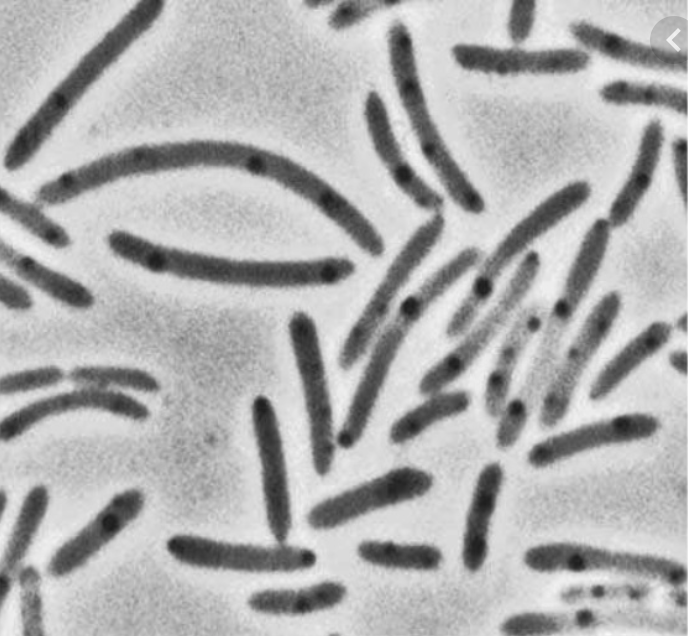
#> input picture imgs/bacteries.png, 688 x 636 px
$ jupyter execute image_processing.ipynb
#> lines starting #> are read from the running program, lines starting #| are printed output that depends on the picture; after the words box and inside, x2 and y2 are one past the last pixel; in counts of white or black regions, pixels touching at a corner belong together
[cell 1]
from scipy import ndimage
from matplotlib import pyplot as plt
import matplotlib.pyplot as plt
import numpy as np
import pandas as pd

[cell 2]
np.random.seed(42)
X=np.zeros((32,32))
X[10:-10, 10:-10]=1
X[np.random.randint(0,32,30), np.random.randint(0,32,30)]=1
plt.imshow(X)
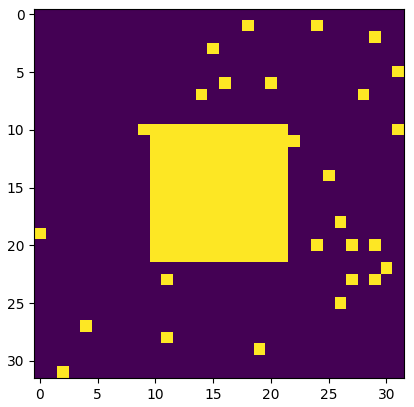
#> figure drawn by matplotlib, 1 panel

[cell 3]
open_x=ndimage.binary_opening(X)
plt.imshow(open_x)
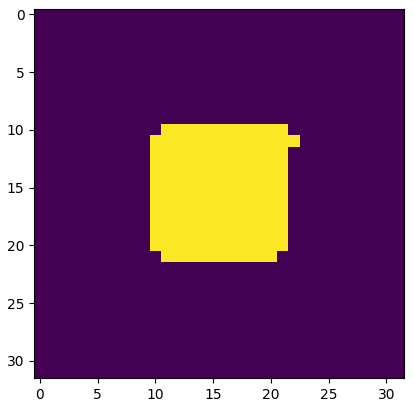
#> figure drawn by matplotlib, 1 panel

[cell 4]
import numpy as np
image=plt.imread("imgs/bacteries.png")
#> image is the input picture: shape (636, 688, 4) float32; mean R, G, B, A 0.685, 0.685, 0.685, 1
plt.imshow(image)
image.shape
#> Out = (636, 688, 4)

[cell 5]
image.shape
#> Out = (636, 688, 4)

[cell 6]
image=image[:,:,0]
#> image: shape (636, 688) float32
image.shape
#> Out = (636, 688)

[cell 7]
image2=np.copy(image)
plt.hist(image2.ravel(), bins=2**8)
plt.show()
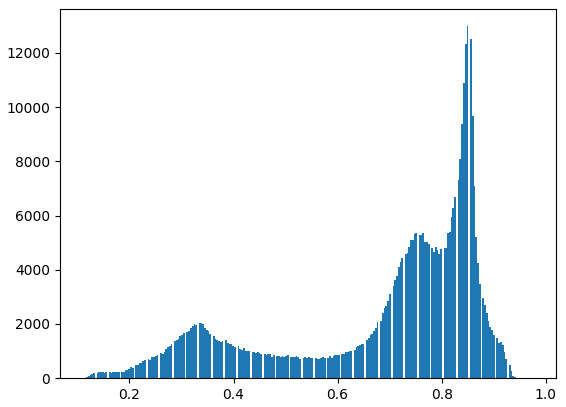
#> figure drawn by matplotlib, 1 panel; tallest bar 12987 high, from x = 0.848 to 0.851

[cell 8]
image =image<0.5
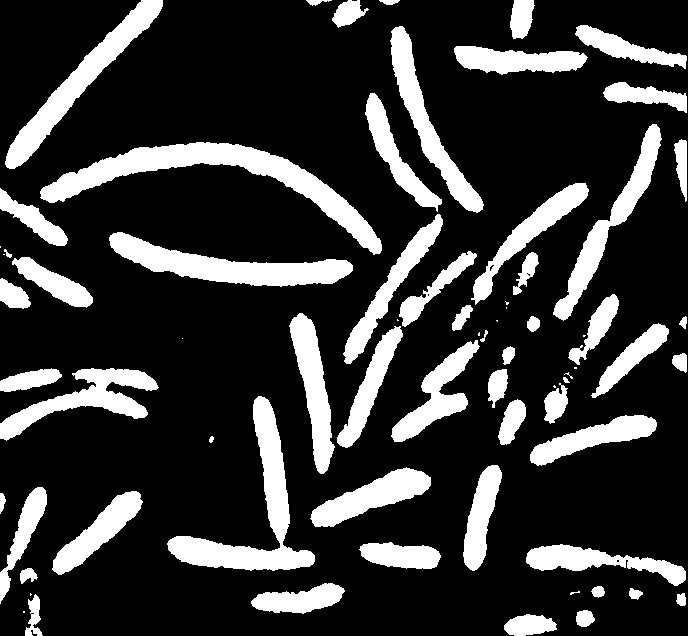
#> image: shape (636, 688) bool; 21.2% white; 72 white regions (15 under 20 px), largest, box (x1, y1, x2, y2) and area: (40, 142, 382, 255) 8118, (167, 396, 315, 571) 6139, (109, 232, 353, 287) 5482
image

[cell 9]
plt.imshow(image)

[cell 10]
open_x=ndimage.binary_opening(image)
#> open_x: shape (636, 688) bool; 21.1% white; 64 white regions (8 under 20 px), largest, box (x1, y1, x2, y2) and area: (40, 142, 382, 255) 8112, (167, 396, 315, 571) 6135, (109, 232, 353, 287) 5480
plt.imshow(open_x)

[cell 11]
label_image, n_label= ndimage.label(open_x)
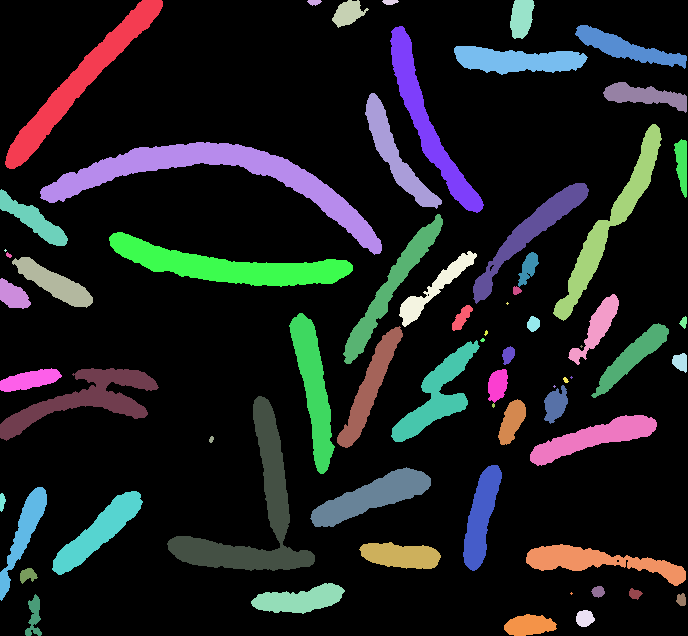
#> label_image: shape (636, 688) int32; 67 distinct labels, from 0 to 66; one colour per label, 0 black
#> n_label = 66
print(n_label)
#| 66

[cell 12]
sizes=ndimage.sum(open_x, label_image, range(n_label))
#> sizes = 66 values, max 8112 at index 13, min 0 at index 0, mean 1384.8

[cell 13]
plt.scatter(range(n_label), sizes, c='orange')
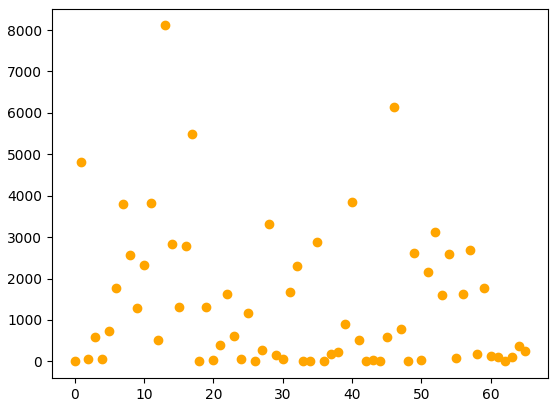
#> figure drawn by matplotlib, 1 panel
